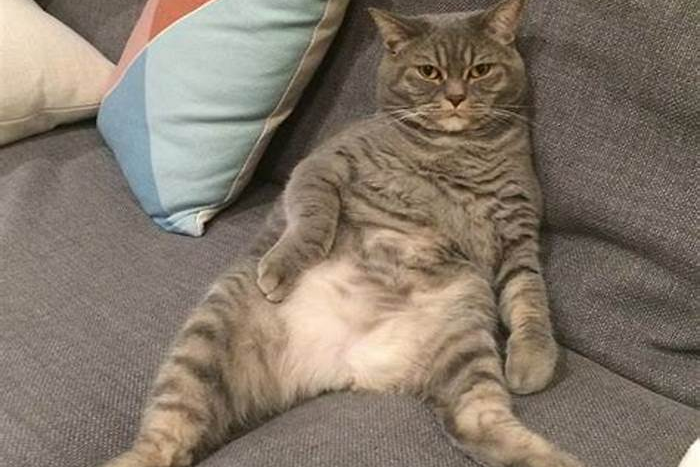
#> input picture BE/SampleImage/Ref3-test-crop.png, 700 x 467 px
$ python imageEmbedSIFT.py
#> lines starting #> are read from the running program, lines starting #| are printed output that depends on the picture
import cv2
import os
import time

# Change the current working directory to the root folder
root_folder = 'C://Users//EdbertKhovey//Documents//Btech image finder revised//BE'
os.chdir(root_folder)

# Load the image to search
image_to_search = cv2.imread('./SampleImage/Ref3-test-crop.png', cv2.IMREAD_GRAYSCALE)
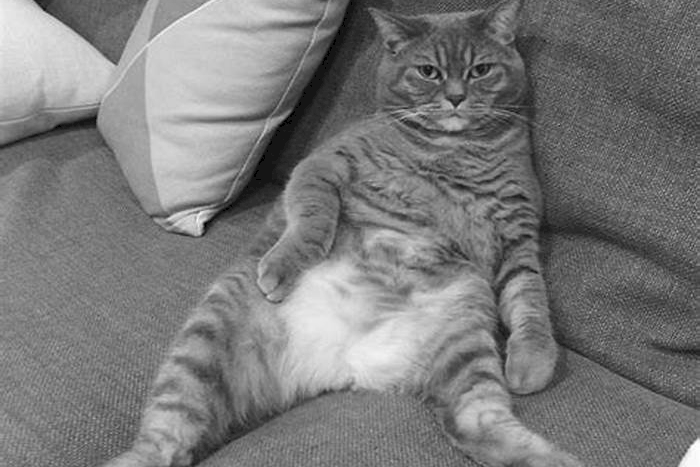
#> image_to_search: shape (467, 700); min 0, max 254, mean 122.4

# Initialize SIFT detector
sift = cv2.SIFT_create()

# Detect keypoints and compute descriptors for the image to search
keypoints_to_search, descriptors_to_search = sift.detectAndCompute(image_to_search, None)
#> keypoints_to_search = 2140 keypoints; strongest (x, y, size): (207, 225, 6.1), (341, 331, 88.4), (502, 332, 12.7), (433, 75, 3.2)

# Create a dictionary to store similarity scores for each reference image
similarity_scores = {}

# Get a list of reference image filenames
reference_images_folder = './SampleImage/ref'
reference_image_filenames = os.listdir(reference_images_folder)

# Start timing
start_time = time.time()

# Iterate through each reference image
for filename in reference_image_filenames:
    # Load the reference image
    reference_image_path = os.path.join(reference_images_folder, filename)
    reference_image = cv2.imread(reference_image_path, cv2.IMREAD_GRAYSCALE)
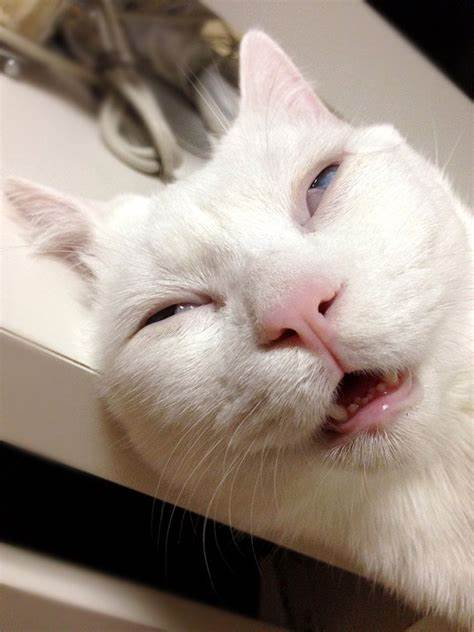
#> input picture BE/SampleImage/ref/Ref1.png, 474 x 632 px
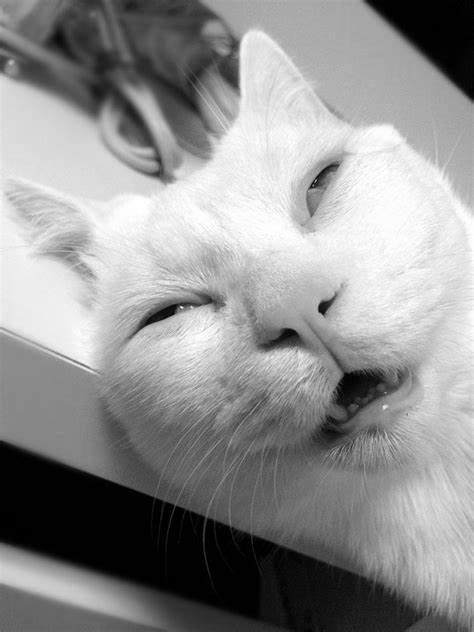
#> reference_image: shape (632, 474); min 0, max 255, mean 144.3

    # Detect keypoints and compute descriptors for the reference image
    keypoints_reference, descriptors_reference = sift.detectAndCompute(reference_image, None)
#> keypoints_reference = 390 keypoints; strongest (x, y, size): (324, 307, 8.6), (164, 311, 15.2), (288, 337, 14.9), (360, 385, 34.9)

    # Match the descriptors between the image to search and the reference image
    matcher = cv2.DescriptorMatcher_create(cv2.DescriptorMatcher_FLANNBASED)
    matches = matcher.knnMatch(descriptors_to_search, descriptors_reference, k=2)
#> matches = 2140 matches
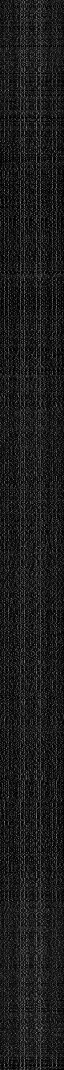
#> descriptors_to_search: shape (2140, 128) float32 (shown at 1/2 size); min 0, max 217, mean 28.1

    # Apply ratio test to find good matches
    good_matches = []
    for m, n in matches:
        if m.distance < 0.75 * n.distance:
            good_matches.append(m)
#> after the loop, good_matches = 14 matches

    # Store the similarity score for this reference image
    similarity_scores[filename] = len(good_matches)
#> pass 2 of the loop `for filename in reference_image_filenames:`:
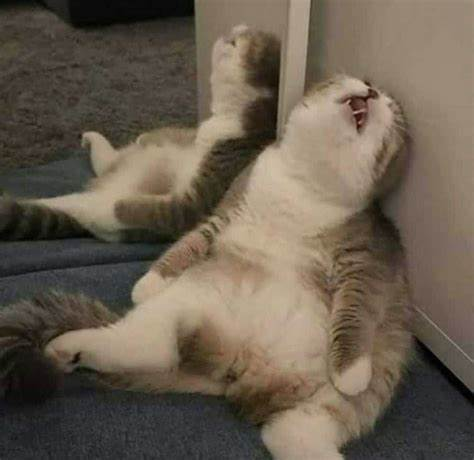
#> input picture BE/SampleImage/ref/Ref2.png, 474 x 460 px
#> `reference_image = cv2.imread(reference_image_path, cv2.IMREAD_GRAYSCALE)`:
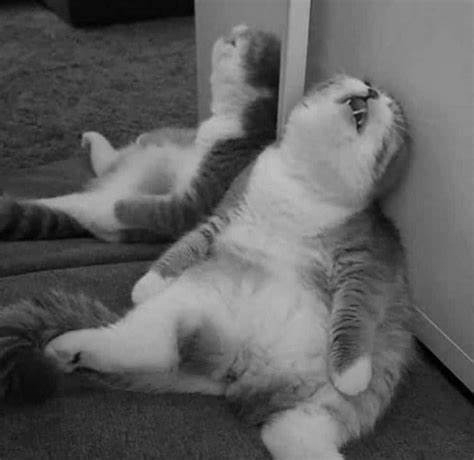
#> reference_image: shape (460, 474); min 0, max 194, mean 95.2
#> keypoints_reference = 375 keypoints; strongest (x, y, size): (356, 112, 2.1), (265, 68, 25.9), (222, 123, 24.4), (230, 163, 31.7)
#> after the loop `for m, n in matches:`: good_matches = 25 matches
#> pass 3 of the loop `for filename in reference_image_filenames:`:
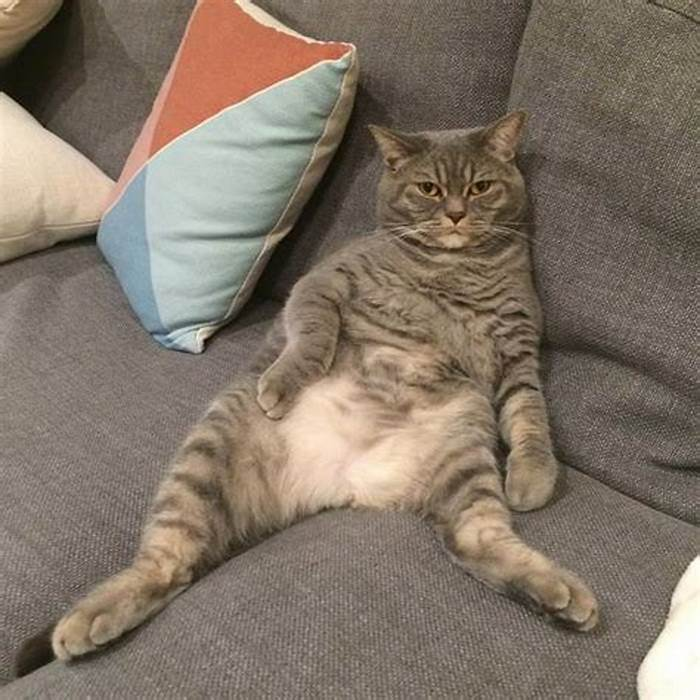
#> input picture BE/SampleImage/ref/Ref3.png, 700 x 700 px
#> `reference_image = cv2.imread(reference_image_path, cv2.IMREAD_GRAYSCALE)`:
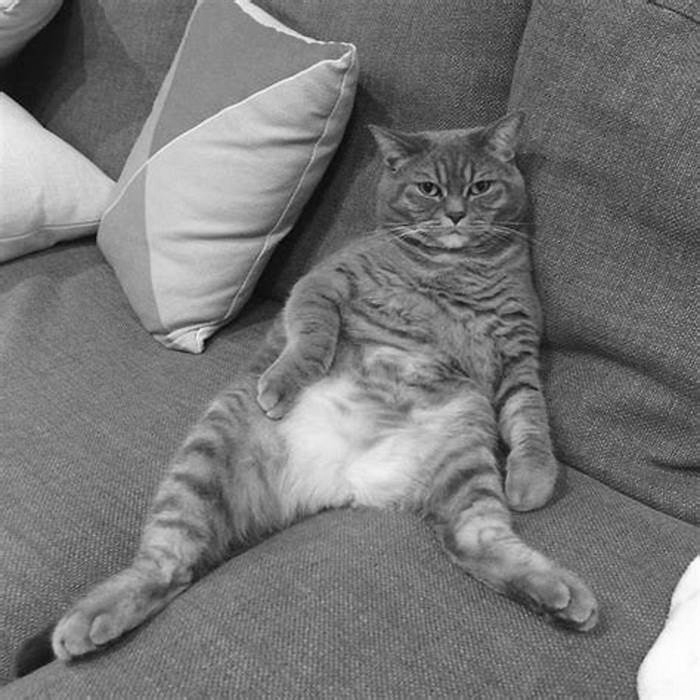
#> reference_image: shape (700, 700); min 2, max 254, mean 118.4
#> keypoints_reference = 4004 keypoints; strongest (x, y, size): (207, 342, 6.3), (342, 449, 90.8), (309, 40, 4.5), (433, 192, 3.2)
#> after the loop `for m, n in matches:`: good_matches = 1903 matches

# Stop timing
end_time = time.time()

# Calculate the total execution time
execution_time = end_time - start_time

# Sort the reference images based on similarity scores (descending order)
sorted_reference_images = sorted(similarity_scores.items(), key=lambda x: x[1], reverse=True)
#> sorted_reference_images = [('Ref3.png', 1903), ('Ref2.png', 25), ('Ref1.png', 14)]

# Print the sorted list of reference images and their similarity scores
for filename, score in sorted_reference_images:
    print(f"Similarity score for {filename}: {score}")
#> this loop made 3 passes
#| Similarity score for Ref3.png: 1903
#| Similarity score for Ref2.png: 25
#| Similarity score for Ref1.png: 14

# Print the total execution time
print(f"Total execution time: {execution_time} seconds")
